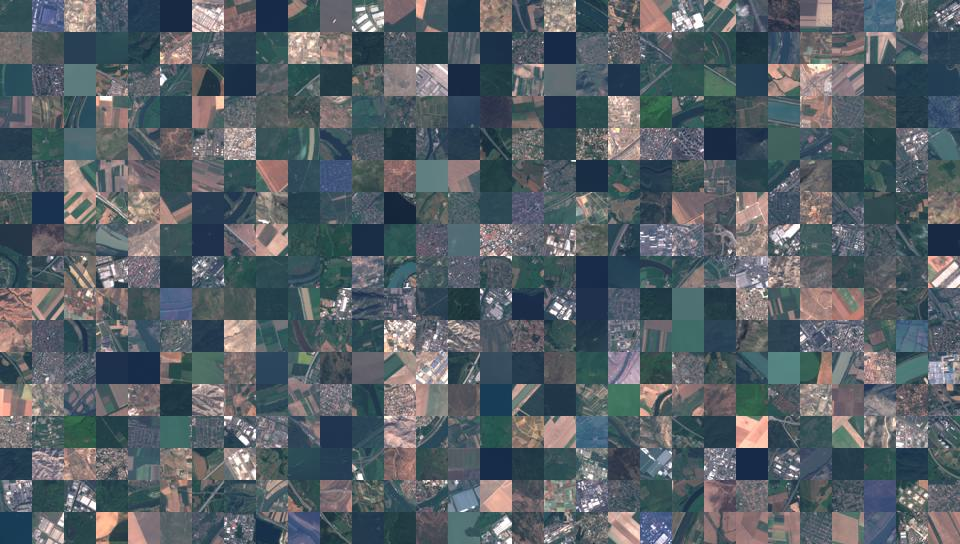
#> input picture generated_assets/eurosat_collage.jpeg, 960 x 544 px
$ python -i texture_features.py   (imports and definitions only)   (older library calls are emulated)
#> lines starting #> are read from the running program, lines starting #| are printed output that depends on the picture
import cv2
import numpy as np

from skimage.measure import shannon_entropy
from skimage.feature import graycomatrix, graycoprops

def extract_texture_glcm_features(image):

    features = []

    distances = [1, 2, 3, 4]
    angles = [0, np.pi/4, np.pi/2, 3*np.pi/4]
    levels = 32

    gray = cv2.cvtColor(image, cv2.COLOR_RGB2GRAY)
    gray_quantized = ((gray.astype(np.float64) / 255.0) * (levels - 1)).astype(np.uint8)

    for distance in distances:
        for angle in angles:

            glcm = graycomatrix(gray_quantized, distances=[distance], angles=[angle], levels=256, symmetric=True, normed=True)

            features += [
                graycoprops(glcm, "contrast")[0, 0],
                graycoprops(glcm, "dissimilarity")[0, 0],
                graycoprops(glcm, "homogeneity")[0, 0],
                graycoprops(glcm, "ASM")[0, 0],
                graycoprops(glcm, "energy")[0, 0],
                graycoprops(glcm, "correlation")[0, 0]
            ]

    return features


def extract_texture_measure_features(image):

    features = []

    gray = cv2.cvtColor(image, cv2.COLOR_RGB2GRAY)
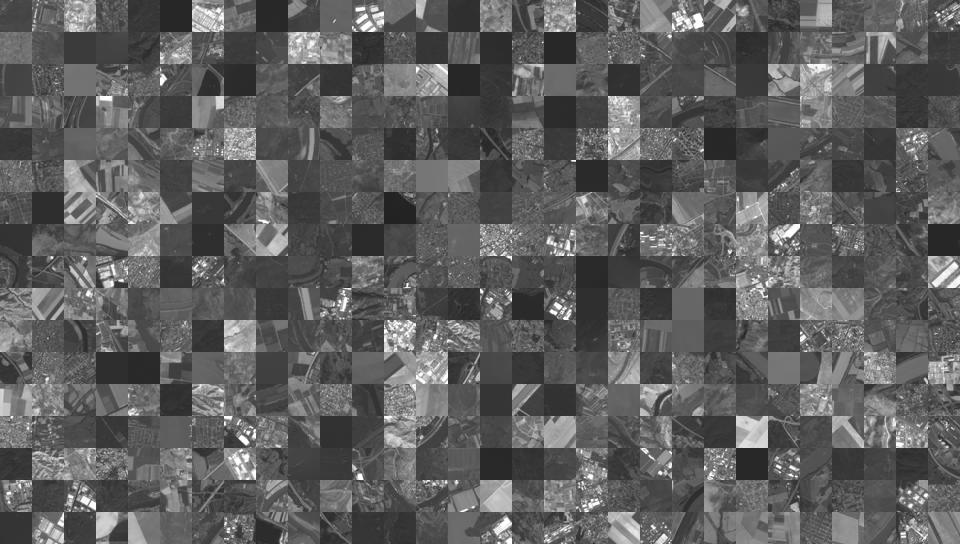
#> gray: shape (544, 960); min 20, max 255, mean 94.3

    features += [
        np.var(gray.astype(np.float64)),
        np.std(gray.astype(np.float64))
    ]
#> features = [1371.8, 37.04]

    kernel = np.ones((3, 3))
    local_mean = cv2.filter2D(gray.astype(np.float64), - 1, kernel/9)
    local_std = np.sqrt(cv2.filter2D((gray.astype(np.float64) - local_mean)**2, -1, kernel/9))
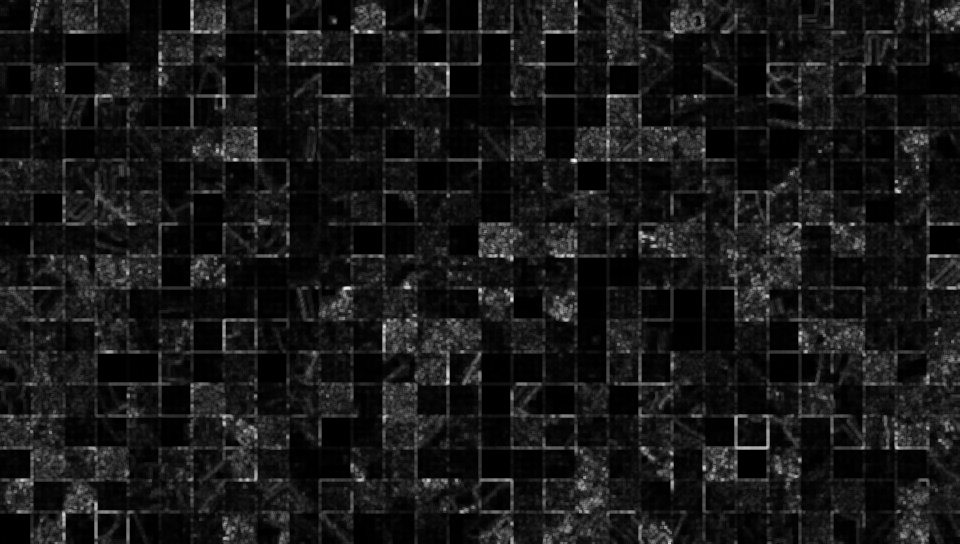
#> local_std: shape (544, 960) float64; min 0, max 70.43, mean 6.5; drawn with min black and max white

    features += [
        np.mean(local_std),
        np.std(local_std),
        np.max(local_std),
        np.min(local_std)
    ]
#> features = [1371.8, 37.04, 6.46, 6.85, 70.43, 0]

    features += [
        np.max(gray) - np.min(gray),
        shannon_entropy(gray)
    ]
#> features = [1371.8, 37.04, 6.46, 6.85, 70.43, 0, 235, 7.04]

    return features

>>> import cv2
>>> picture = cv2.cvtColor(cv2.imread('../../generated_assets/eurosat_collage.jpeg'), cv2.COLOR_BGR2RGB)
>>> result = extract_texture_measure_features(picture)
#> result = [1371.8, 37.04, 6.46, 6.85, 70.43, 0, 235, 7.04]
